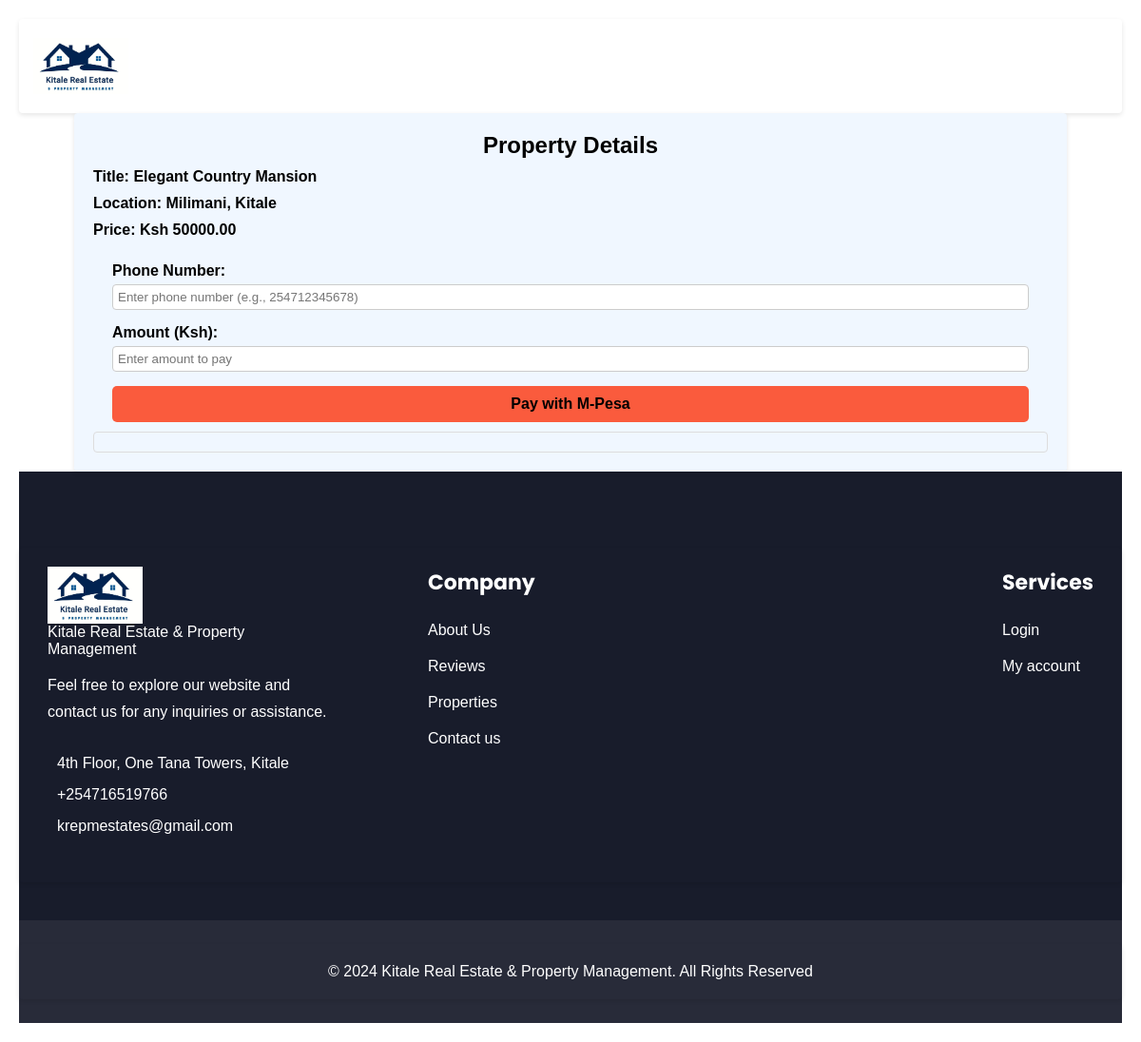
The page /checkout.php?property_id=1 on the database its author committed.
### tables this page shows
CREATE TABLE Properties (
    property_id INT AUTO_INCREMENT PRIMARY KEY,
    user_id INT,
    property_type VARCHAR(10),
    image_url VARCHAR(255),
    status VARCHAR(20),
    location VARCHAR(255),
    price DECIMAL(10, 2),
    title VARCHAR(255),
    description TEXT,
    bedrooms INT,
    bathrooms INT,
    square_ft INT,
    keyword VARCHAR(255) NOT NULL,
    created_at TIMESTAMP DEFAULT CURRENT_TIMESTAMP, 
    FOREIGN KEY (user_id) REFERENCES Users(user_id)
);

### checkout.php (the view, shortened to what this page needs)
<!DOCTYPE html>
<html lang="en">
<?php
require_once './data/db.php';
if (isset($_GET['property_id'])) {
  $property_id = $_GET['property_id'];
  $sql = "SELECT * FROM properties WHERE property_id = $property_id";
  $result = mysqli_query($conn, $sql);
  if ($result && mysqli_num_rows($result) > 0) {
    $property = mysqli_fetch_assoc($result);
    $title = $property['title'];
    $location = $property['location'];
    $price = $property['price'];
  } else {
    echo "Invalid property ID or no property found";
    exit;
  }
} else {
  echo "No property ID provided";
  exit;
}
?>
<head>
  <link rel="stylesheet" href="./assets/css/style.css">
</head>
<body>
  <header>
    <div class="container">
      <a href="./index.php" class="logo">
        <img src="./assets/images/logo1.jpg" alt="KREPM">
      </a>
    </div>
  </header>
  <main>
    <div class="payment-container">
      <div class="property-details">
        <h2>Property Details</h2>
        <p><strong>Title:</strong> <?php echo $title; ?></p>
        <p><strong>Location:</strong> <?php echo $location; ?></p>
        <p><strong>Price:</strong> Ksh <?php echo $price; ?></p>
      </div>
      <form id="payment-form" action="process_payment.php" method="post">
        <div class="form-group">
          <label for="phone">Phone Number:</label>
          <input type="tel" id="phone" name="phone" placeholder="Enter phone number (e.g., 254712345678)" autocomplete="on">
        </div>
        <div class="form-group">
          <label for="payment_amount">Amount (Ksh):</label>
          <input type="number" id="payment_amount" name="payment_amount" min="1" placeholder="Enter amount to pay" required>
        </div>
        <button type="submit" id="pay-btn">Pay with M-Pesa</button>
      </form>
      <div id="message"></div>
    </div>
  </main>
  <?php
  require('./php/components/footer.php');
  ?>
</body>
</html>

### assets/css/style.css (style rules this page uses)
:root { --dark-jungle-green: hsl(188, 63%, 7%); --prussian-blue: hsl(200, 69%, 14%); --raisin-black-1: hsl(227, 29%, 13%); --raisin-black-2: hsl(229, 17%, 19%); --yellow-green: hsl(89, 72%, 45%); --orange-soda: hsl(9, 100%, 62%); --cultured-1: hsl(0, 0%, 93%); --cultured-2: hsl(192, 24%, 96%); --misty-rose: hsl(7, 56%, 91%); --alice-blue: hsl(210, 100%, 97%); --seashell: hsl(8, 100%, 97%); --cadet: hsl(200, 15%, 43%); --white: hsl(0, 0%, 100%); --black: hsl(0, 0%, 0%); --opal: hsl(180, 20%, 62%); --ff-nunito-sans: "Nunito Sans", sans-serif; --ff-poppins: "Poppins", sans-serif; --fs-1: 1.875rem; --fs-2: 1.5rem; --fs-3: 1.375rem; --fs-4: 1.125rem; --fs-5: 0.875rem; --fs-6: 0.813rem; --fs-7: 0.75rem; --fw-500: 500; --fw-600: 600; --fw-700: 700; --transition: 0.25s ease; --section-padding: 100px; --shadow-1: 0 5px 20px 0 hsla(219, 56%, 21%, 0.1); --shadow-2: 0 16px 32px hsla(188, 63%, 7%, 0.1); }
*, *::before, *::after { margin: 0; padding: 0; box-sizing: border-box; }
a { text-decoration: none; }
a, img, span, button, ion-icon { display: block; }
button { border: none; background: none; font: inherit; text-align: left; cursor: pointer; }
html { font-family: var(--ff-nunito-sans); scroll-behavior: smooth; }
body { background: var(--white); }
.logo img { max-width: 100px; height: auto; }
.container { padding-inline: 15px; }
button, a { transition: var(--transition); }
form { flex: 1; margin: 0 20px; }
@media (min-width: 600px) { :root { --fs-2: 1.875rem; } }
@media (min-width: 600px) { .container { max-width: 550px; margin-inline: auto; } }
@media (min-width: 768px) { :root { --fs-1: 2.5rem; --fs-5: 0.938rem; --fs-6: 0.875rem; } }
@media (min-width: 768px) { .container { max-width: 720px; } }
@media (min-width: 992px) { :root { --fs-1: 3.125rem; --fs-4: 1.375rem; } }
@media (min-width: 992px) { .container { max-width: 970px; } }
@media (min-width: 1200px) { :root { --fs-2: 2.75rem; --fs-4: 1.5rem; } }
@media (min-width: 1200px) { .container { max-width: 1200px; } }

### checkout.php (style rules this page uses)
body { font-family: sans-serif; margin: 20px; }
main { display: flex; justify-content: center; }
input[type="tel"], input[type="number"] { padding: 5px; border: 1px solid #ccc; border-radius: 4px; }
.payment-container { width: 90%; background-color: #f0f7ff; max-width: 1200px; padding-top: 10px; padding: 20px; border-radius: 4px; box-shadow: 0 2px 5px rgba(0, 0, 0, 0.1); }
.container { width: 100%; max-width: 1200px; padding: 20px; border-radius: 4px; box-sizing: border-box; box-shadow: 0 2px 5px rgba(0, 0, 0, 0.1); }
.property-details { margin-bottom: 25px; }
.property-details h2 { text-align: center; margin-bottom: 10px; }
.property-details p { margin-bottom: 10px; font-weight: bold; }
#payment-form { display: flex; flex-direction: column; gap: 15px; }
.form-group { display: flex; flex-direction: column; gap: 5px; }
.form-group label { font-weight: bold; }
button[type="submit"] { text-align: center; font-weight: bold; width: 100%; padding: 10px; background-color: #fa5b3d; border: black; border-radius: 5px; color: black; cursor: pointer; margin-inline: auto; }
#message { margin-top: 10px; padding: 10px; border: 1px solid #ddd; border-radius: 4px; }

### rows shown on the page
properties: title "Elegant Country Mansion", location "Milimani, Kitale", price "50000.00"
